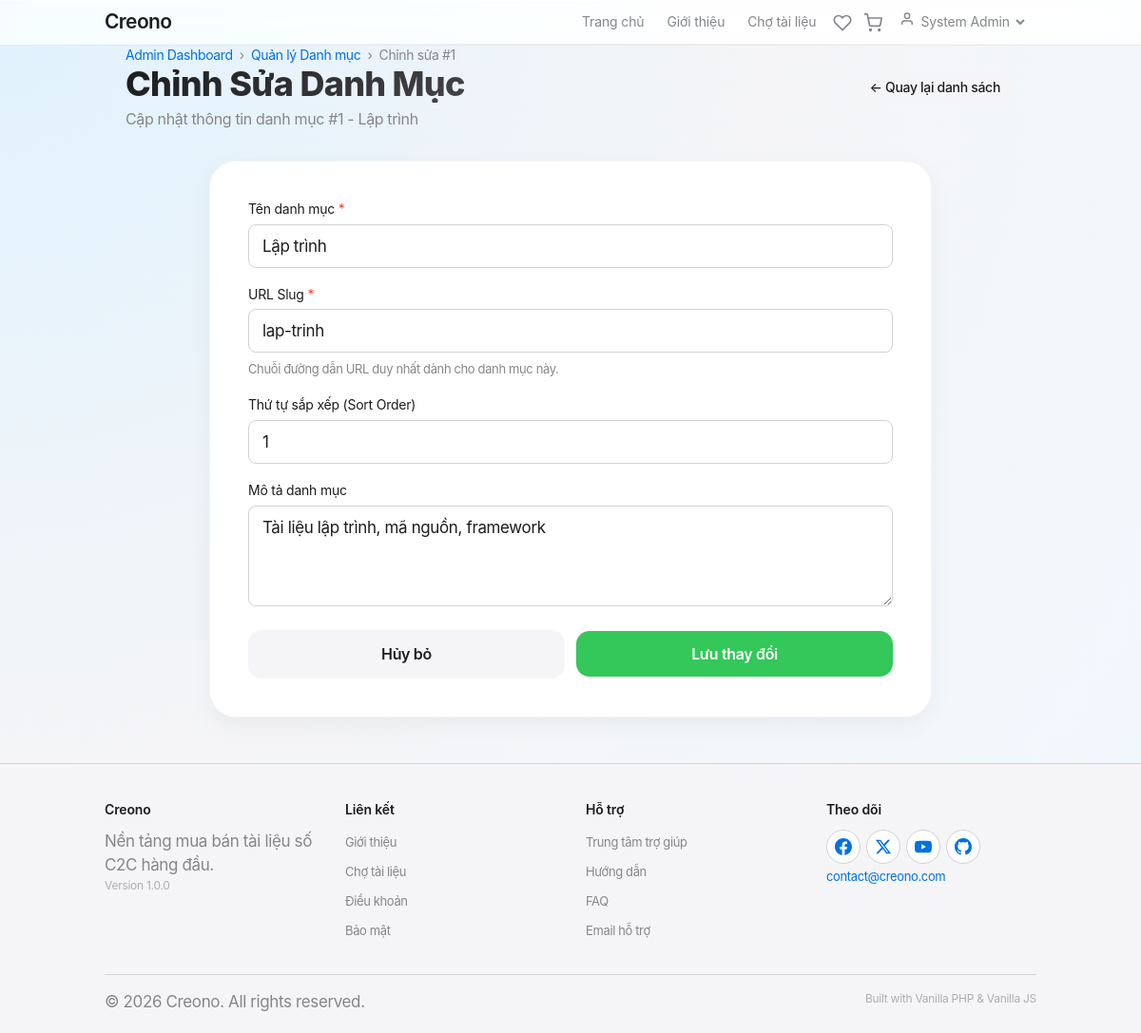
The page /admin/categoryEdit/1 (signed in) on the database its author committed.
### tables this page shows
CREATE TABLE categories (
    id BIGINT AUTO_INCREMENT PRIMARY KEY,
    name VARCHAR(100) NOT NULL,
    slug VARCHAR(100) NOT NULL UNIQUE,
    description TEXT DEFAULT NULL,
    sort_order INT DEFAULT 0,
    created_at DATETIME DEFAULT CURRENT_TIMESTAMP
);

### app/Core/App.php (called while the page is built, shortened)
<?php
class App {
    protected $currentController = 'Pages';
    protected $currentMethod = 'index';
    public function __construct() {
        $url = $this->getUrl();
        $controllerPath = '../app/Controllers/';
        if (isset($url[0]) && is_dir($controllerPath . ucwords($url[0])) && isset($url[1]) && file_exists($controllerPath . ucwords($url[0]) . '/' . ucwords($url[1]) . '.php')) {
            $subFolder = ucwords($url[0]);
            $this->currentController = ucwords($url[1]);
            $controllerFile = $controllerPath . $subFolder . '/' . $this->currentController . '.php';
            unset($url[0], $url[1]);
            require_once $controllerFile;
            $this->currentController = new $this->currentController;
            if (isset($url[2])) {
                if (!in_array(strtolower($url[2]), ['view', 'model']) && method_exists($this->currentController, $url[2])) {
                    $this->currentMethod = $url[2];
                    unset($url[2]);
                }
            } else {
                $this->currentMethod = 'index';
            }
        } else {
            if (isset($url[0]) && file_exists($controllerPath . ucwords($url[0]) . '.php')) {
                $this->currentController = ucwords($url[0]);
                unset($url[0]);
            }
            $this->currentController = new $this->currentController;
            if (isset($url[1])) {
                if (!in_array(strtolower($url[1]), ['view', 'model']) && method_exists($this->currentController, $url[1])) {
                    $this->currentMethod = $url[1];
                    unset($url[1]);
                }
            }
        }
        $this->params = $url ? array_values($url) : [];
        call_user_func_array([$this->currentController, $this->currentMethod], $this->params);
    }
    public function getUrl() {
        if (isset($_GET['url'])) {
            $url = rtrim($_GET['url'], '/');
            $url = filter_var($url, FILTER_SANITIZE_URL);
            $url = explode('/', $url);
            return $url;
        }
        return ['Pages', 'index'];
    }
}

### public/index.php (called while the page is built, shortened)
<?php
require_once '../app/Core/Database.php';
require_once '../app/Core/BaseModel.php';
require_once '../app/Core/Controller.php';
require_once '../app/Core/App.php';
$init = new App();

### app/Core/Database.php (called while the page is built, shortened)
<?php
class Database {
    private $host = DB_HOST;
    private $user = DB_USER;
    private $pass = DB_PASS;
    private $dbname = DB_NAME;
    private $dbh;
    private $stmt;
    public function __construct() {
        $dsn = 'mysql:host=' . $this->host . ';dbname=' . $this->dbname . ';charset=utf8mb4';
        $options = array(
            PDO::ATTR_PERSISTENT => true,
            PDO::ATTR_ERRMODE => PDO::ERRMODE_EXCEPTION,
            PDO::ATTR_DEFAULT_FETCH_MODE => PDO::FETCH_OBJ
        );
        try {
            $this->dbh = new PDO($dsn, $this->user, $this->pass, $options);
        } catch (PDOException $e) {
            $this->error = $e->getMessage();
            die("Lỗi kết nối DB: " . $this->error);
        }
    }
    public function query($sql) {
        $this->stmt = $this->dbh->prepare($sql);
    }
    public function bind($param, $value, $type = null) {
        if (is_null($type)) {
            switch (true) {
                case is_int($value):
                    $type = PDO::PARAM_INT;
                    break;
            }
        }
        $this->stmt->bindValue($param, $value, $type);
    }
    public function execute() {
        return $this->stmt->execute();
    }
    public function single() {
        $this->execute();
        return $this->stmt->fetch();
    }
}

### app/Core/BaseModel.php (called while the page is built, shortened)
<?php
class BaseModel {
    protected Database $db;
    protected string $table = '';
    public function __construct() {
        $this->db = new Database();
    }
    public function findById(int $id): ?object {
        $cacheKey = $this->table . '_' . $id;
        $sql = "SELECT * FROM {$this->table} WHERE id = :id";
        $this->db->query($sql);
        $this->db->bind(':id', $id);
        $result = $this->db->single();
        return $result;
    }
}

### app/Views/admin/categories/edit.php (the view, shortened to what this page needs)
<?php require APPROOT . '/Views/inc/header.php'; ?>
<div class="container mt-4 mb-5">
    <div class="admin-header flex-between mb-4">
        <div>
            <nav class="breadcrumb mb-2">
                <a href="<?php echo URLROOT; ?>/admin/dashboard">Admin Dashboard</a> &nbsp;&rsaquo;&nbsp;
                <a href="<?php echo URLROOT; ?>/admin/categories">Quản lý Danh mục</a> &nbsp;&rsaquo;&nbsp;
                <span class="text-muted">Chỉnh sửa #<?php echo $data['id']; ?></span>
            </nav>
            <h1 class="admin-title">Chỉnh Sửa Danh Mục</h1>
            <p class="admin-subtitle">Cập nhật thông tin danh mục #<?php echo $data['id']; ?> - <?php echo htmlspecialchars($data['category']->name ?? ''); ?></p>
        </div>
        <div>
            <a href="<?php echo URLROOT; ?>/admin/categories" class="btn btn-secondary">
                &larr; Quay lại danh sách
            </a>
        </div>
    </div>
    <div class="card form-card-lg">
        <form action="<?php echo URLROOT; ?>/admin/categoryEdit/<?php echo $data['id']; ?>" method="POST" class="admin-form">
            <div class="form-group mb-3">
                <label for="name">Tên danh mục <span class="text-danger">*</span></label>
                <input type="text"
                       id="name"
                       name="name"
                       class="form-control <?php echo isset($data['errors']['name_err']) ? 'is-invalid' : ''; ?>"
                       value="<?php echo htmlspecialchars($data['name'] ?? ''); ?>"
                       required>
            </div>
            <div class="form-group mb-3">
                <label for="slug">URL Slug <span class="text-danger">*</span></label>
                <input type="text"
                       id="slug"
                       name="slug"
                       class="form-control <?php echo isset($data['errors']['slug_err']) ? 'is-invalid' : ''; ?>"
                       value="<?php echo htmlspecialchars($data['slug'] ?? ''); ?>"
                       required>
                <small class="form-hint">Chuỗi đường dẫn URL duy nhất dành cho danh mục này.</small>
            </div>
            <div class="form-group mb-3">
                <label for="sort_order">Thứ tự sắp xếp (Sort Order)</label>
                <input type="number"
                       id="sort_order"
                       name="sort_order"
                       class="form-control"
                       value="<?php echo htmlspecialchars($data['sort_order'] ?? 0); ?>"
                       min="0">
            </div>
            <div class="form-group mb-4">
                <label for="description">Mô tả danh mục</label>
                <textarea id="description"
                          name="description"
                          rows="4"
                          class="form-control"
                          placeholder="Mô tả chi tiết về danh mục..."><?php echo htmlspecialchars($data['description'] ?? ''); ?></textarea>
            </div>
            <div class="form-actions flex-end gap-2">
                <a href="<?php echo URLROOT; ?>/admin/categories" class="btn btn-secondary">Hủy bỏ</a>
                <button type="submit" class="btn btn-success" style="width: auto; min-width: 140px;">
                    Lưu thay đổi
                </button>
            </div>
        </form>
    </div>
</div>
<?php require APPROOT . '/Views/inc/footer.php'; ?>

### public/css/style.css (style rules this page uses)
:root { --apple-blue: #0071e3; --apple-blue-hover: #0077ed; --apple-blue-light: #2997ff; --apple-red: #ff3b30; --apple-green: #34c759; --apple-orange: #ff9500; --apple-gray: #86868b; --apple-gray-light: #aeaeb2; --apple-gray-bg: #f5f5f7; --apple-gray-border: #d2d2d7; --apple-black: #1d1d1f; --apple-white: #ffffff; --apple-shadow-sm: 0 2px 8px rgba(0, 0, 0, 0.04); --apple-shadow-md: 0 4px 16px rgba(0, 0, 0, 0.06); --apple-shadow-lg: 0 8px 32px rgba(0, 0, 0, 0.08); --apple-shadow-xl: 0 16px 48px rgba(0, 0, 0, 0.12); --apple-radius-sm: 8px; --apple-radius-md: 12px; --apple-radius-lg: 16px; --apple-radius-xl: 20px; --apple-radius-full: 9999px; --nav-bg-opacity: 0.72; --nav-blur: 20px; }
* { margin: 0; padding: 0; box-sizing: border-box; }
html { -webkit-text-size-adjust: 100%; -webkit-font-smoothing: antialiased; -moz-osx-font-smoothing: grayscale; text-rendering: optimizeLegibility; }
body { font-family: 'SF Pro Display', 'Helvetica Neue', 'Helvetica', 'Arial', sans-serif; background: radial-gradient(circle at top left, #e0f2fe 0%, var(--apple-gray-bg) 50%, #f0f9ff 100%); background-attachment: fixed; color: var(--apple-black); line-height: 1.47059; letter-spacing: -0.022em; font-weight: 400; font-size: 17px; }
.container { max-width: 1024px; margin: 0 auto; padding: 0 22px; }
h1 { font-size: 48px; line-height: 1.08349; font-weight: 600; letter-spacing: -0.003em; }
p { font-size: 17px; line-height: 1.47059; letter-spacing: -0.022em; color: var(--apple-gray); }
a { text-decoration: none; color: var(--apple-blue); transition: color 0.2s ease; }

### public/css/components/_buttons.css (style rules this page uses)
.btn { display: inline-block; background: var(--apple-blue); color: #fff; font-family: inherit; font-size: 17px; font-weight: 400; letter-spacing: -0.022em; padding: 12px 22px; border: none; border-radius: var(--apple-radius-full); cursor: pointer; transition: all 0.3s cubic-bezier(0.25, 0.46, 0.45, 0.94); text-align: center; text-decoration: none; width: 100%; min-width: 60px; }
.btn-success { background: var(--apple-green); }
.btn-secondary { background: var(--apple-gray-bg); color: var(--apple-black); border: none; font-weight: 500; padding: 6px 16px; font-size: 14px; border-radius: var(--apple-radius-full); cursor: pointer; transition: all 0.3s cubic-bezier(0.25, 0.46, 0.45, 0.94); text-align: center; text-decoration: none; display: inline-block; width: auto; min-width: unset; }

### public/css/components/_cards.css (style rules this page uses)
.card { background: var(--apple-white); border-radius: var(--apple-radius-lg); border: 1px solid var(--apple-gray-border); padding: 32px 36px; box-shadow: var(--apple-shadow-sm); transition: all 0.3s cubic-bezier(0.25, 0.46, 0.45, 0.94); max-width: 540px; margin: 0 auto; }

### public/css/components/_forms.css (style rules this page uses)
.form-group { margin-bottom: 18px; }
.form-group label { display: block; margin-bottom: 5px; font-size: 14px; font-weight: 400; color: var(--apple-black); letter-spacing: -0.016em; }
.form-group input, .form-group textarea, .form-group select { width: 100%; padding: 12px 14px; border: 1.5px solid var(--apple-gray-border); border-radius: var(--apple-radius-sm); font-family: inherit; font-size: 17px; font-weight: 400; letter-spacing: -0.022em; color: var(--apple-black); background: #fff; transition: all 0.2s ease; appearance: none; -webkit-appearance: none; }
.form-group input::placeholder, .form-group textarea::placeholder { color: var(--apple-gray-light); }
.form-card-lg { max-width: 680px; margin: 0 auto; padding: 36px; background: #fff; border-radius: var(--apple-radius-lg); border: 1px solid var(--apple-gray-border); box-shadow: var(--apple-shadow-sm); }
.form-hint { font-size: 13px; color: var(--apple-gray); margin-top: 4px; display: block; }

### public/css/components/_misc.css (style rules this page uses)
.mt-4 { margin-top: 28px; }
.text-danger { color: var(--apple-red); }
.flex-between { display: flex; justify-content: space-between; align-items: center; }
.flex-end { display: flex; justify-content: flex-end; align-items: center; }
.gap-2 { gap: 12px; }
.breadcrumb { font-size: 14px; color: var(--apple-gray); }
.breadcrumb a { color: var(--apple-blue); text-decoration: none; }
.admin-header { margin-bottom: 24px; }
.admin-title { font-size: 32px; font-weight: 700; letter-spacing: -0.015em; color: var(--apple-black); }
.admin-subtitle { font-size: 16px; color: var(--apple-gray); margin-top: 4px; }

### public/css/pages/_reports.css (style rules this page uses)
.form-actions { display: flex; gap: 12px; margin-top: 8px; }
.form-actions .btn { flex: 1; padding: 14px 24px; font-size: 16px; font-weight: 600; border-radius: 14px; text-align: center; cursor: pointer; transition: all 0.3s cubic-bezier(0.25, 0.46, 0.45, 0.94); border: none; text-decoration: none; }

### rows shown on the page
categories: id "1", name "Lập trình", slug "lap-trinh", sort_order "1", description "Tài liệu lập trình, mã nguồn, framework"

### other values the page prints
SITENAME "Creono"
$_SESSION['user_name'] "System Admin"
